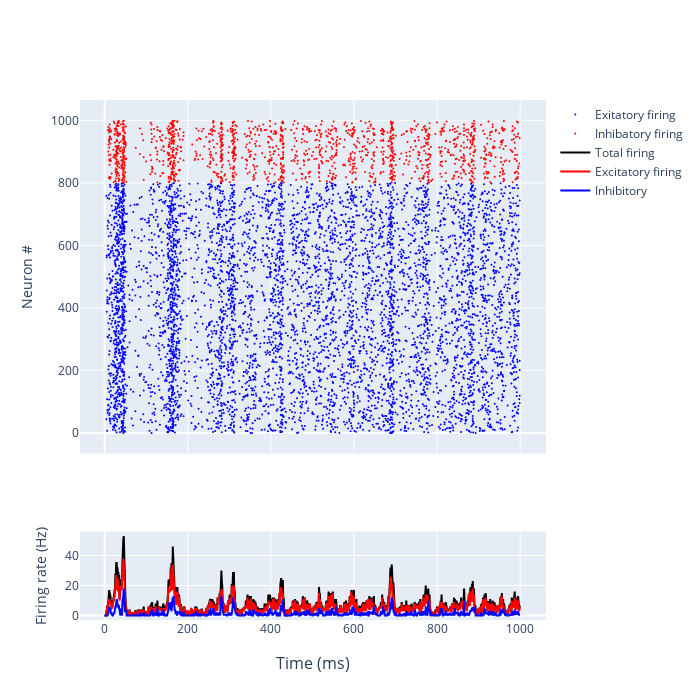

This figure's notebook cell:
### Markdown cell above
## Firing rate optimisation
There are two parts to this study. First, for any fixed network connectivity fraction $ f $, we search for $ge$ and $gi$ parameters that minimize the (absolute) difference (i.e. the error) between the population and time-averaged firing rate of the excitatory neurons and inhibitory neurons and their respective targeted values. Second, we include the parameter $f$ together with $ge$ and $gi$ to form a set of parameters to be optimized with respect to the population- and time-averaged firing rates of the excitatory and inhibitory neurons.

### Code cell
from snnmoo.snn import SNN

model = SNN()
firings = model.run_network()
firings.plot_firings()

### Figure 1 — Plotly figure (JSON) as saved in the notebook; plotly's stock layout.template omitted (floating-point values rounded to 4 significant figures; data arrays with more than 128 entries replaced by an {"elided": "..."} marker saying what was removed)
{"data": [{"marker": {"color": "blue", "size": 2}, "mode": "markers", "name": "Exitatory firing", "type": "scatter", "x": {"elided": "6106 int values"}, "xaxis": "x", "y": {"elided": "6106 int values"}, "yaxis": "y"}, {"marker": {"color": "red", "size": 2}, "mode": "markers", "name": "Inhibatory firing", "type": "scatter", "x": {"elided": "1505 int values"}, "xaxis": "x", "y": {"elided": "1505 int values"}, "yaxis": "y"}, {"line": {"color": "black"}, "name": "Total firing", "type": "scatter", "x": {"elided": "1000 int values"}, "xaxis": "x2", "y": {"elided": "1000 int values"}, "yaxis": "y2"}, {"line": {"color": "red"}, "name": "Excitatory firing", "type": "scatter", "x": {"elided": "1000 int values"}, "xaxis": "x2", "y": {"elided": "1000 int values"}, "yaxis": "y2"}, {"line": {"color": "blue"}, "name": "Inhibitory", "type": "scatter", "x": {"elided": "1000 int values"}, "xaxis": "x2", "y": {"elided": "1000 int values"}, "yaxis": "y2"}], "layout": {"annotations": [{"font": {"size": 16}, "showarrow": false, "text": "Time (ms)", "x": 0.5, "xanchor": "center", "xref": "paper", "y": 0, "yanchor": "top", "yref": "paper", "yshift": -30}], "height": 700, "width": 700, "xaxis": {"anchor": "y", "domain": [0, 1], "matches": "x2", "showticklabels": false}, "xaxis2": {"anchor": "y2", "domain": [0, 1]}, "yaxis": {"anchor": "x", "domain": [0.32, 1], "title": {"text": "Neuron #"}}, "yaxis2": {"anchor": "x2", "domain": [0, 0.17], "title": {"text": "Firing rate (Hz)"}}}}
